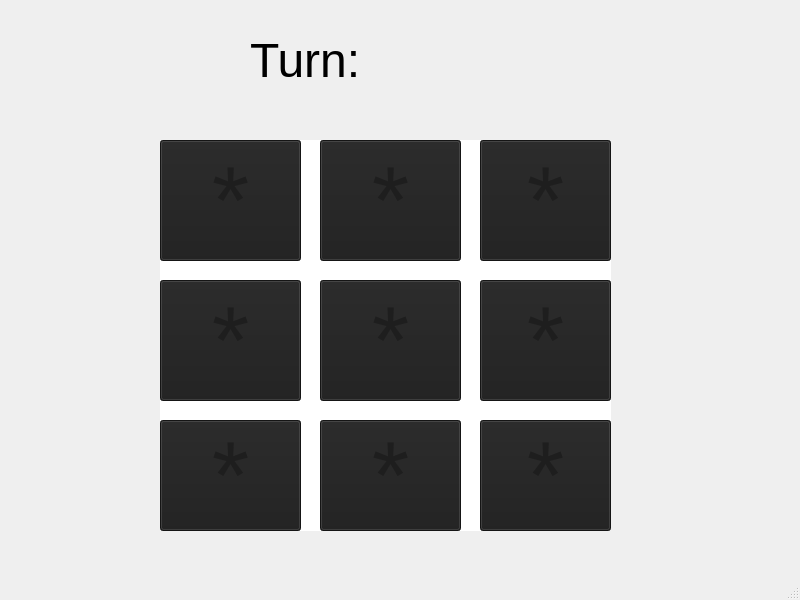
<?xml version="1.0" encoding="UTF-8"?>
<ui version="4.0">
 <class>MainWindow</class>
 <widget class="QMainWindow" name="MainWindow">
  <property name="geometry">
   <rect>
    <x>0</x>
    <y>0</y>
    <width>800</width>
    <height>600</height>
   </rect>
  </property>
  <property name="windowTitle">
   <string>MainWindow</string>
  </property>
  <widget class="QWidget" name="centralwidget">
   <widget class="QFrame" name="horizontalFrame">
    <property name="geometry">
     <rect>
      <x>300</x>
      <y>140</y>
      <width>21</width>
      <height>391</height>
     </rect>
    </property>
    <property name="styleSheet">
     <string notr="true">background-color: rgb(255, 255, 255);</string>
    </property>
    <layout class="QHBoxLayout" name="horizontalLayout"/>
   </widget>
   <widget class="QFrame" name="horizontalFrame_2">
    <property name="geometry">
     <rect>
      <x>460</x>
      <y>140</y>
      <width>21</width>
      <height>391</height>
     </rect>
    </property>
    <property name="styleSheet">
     <string notr="true">background-color: rgb(255, 255, 255);</string>
    </property>
    <layout class="QHBoxLayout" name="horizontalLayout_2"/>
   </widget>
   <widget class="QFrame" name="verticalFrame">
    <property name="geometry">
     <rect>
      <x>160</x>
      <y>260</y>
      <width>451</width>
      <height>21</height>
     </rect>
    </property>
    <property name="styleSheet">
     <string notr="true">background-color: rgb(0, 0, 0);
background-color: rgb(255, 255, 255);</string>
    </property>
    <layout class="QVBoxLayout" name="verticalLayout"/>
   </widget>
   <widget class="QFrame" name="verticalFrame_2">
    <property name="geometry">
     <rect>
      <x>160</x>
      <y>400</y>
      <width>451</width>
      <height>21</height>
     </rect>
    </property>
    <property name="styleSheet">
     <string notr="true">background-color: rgb(255, 255, 255);</string>
    </property>
    <layout class="QVBoxLayout" name="verticalLayout_2"/>
   </widget>
   <widget class="QPushButton" name="first">
    <property name="geometry">
     <rect>
      <x>160</x>
      <y>140</y>
      <width>141</width>
      <height>121</height>
     </rect>
    </property>
    <property name="font">
     <font>
      <pointsize>72</pointsize>
     </font>
    </property>
    <property name="styleSheet">
     <string notr="true">background-color: rgb(30, 30, 30);
color: rgb(30, 30, 30);</string>
    </property>
    <property name="text">
     <string>*</string>
    </property>
   </widget>
   <widget class="QPushButton" name="second">
    <property name="geometry">
     <rect>
      <x>320</x>
      <y>140</y>
      <width>141</width>
      <height>121</height>
     </rect>
    </property>
    <property name="font">
     <font>
      <pointsize>72</pointsize>
     </font>
    </property>
    <property name="styleSheet">
     <string notr="true">background-color: rgb(30, 30, 30);
color: rgb(30, 30, 30);
border-color: rgb(30, 30, 30);</string>
    </property>
    <property name="text">
     <string>*</string>
    </property>
   </widget>
   <widget class="QPushButton" name="third">
    <property name="geometry">
     <rect>
      <x>480</x>
      <y>140</y>
      <width>131</width>
      <height>121</height>
     </rect>
    </property>
    <property name="font">
     <font>
      <pointsize>72</pointsize>
     </font>
    </property>
    <property name="accessibleName">
     <string/>
    </property>
    <property name="accessibleDescription">
     <string/>
    </property>
    <property name="styleSheet">
     <string notr="true">background-color: rgb(30, 30, 30);
border-color: rgb(36, 37, 38);
color: rgb(30, 30, 30);</string>
    </property>
    <property name="text">
     <string>*</string>
    </property>
   </widget>
   <widget class="QPushButton" name="fourth">
    <property name="geometry">
     <rect>
      <x>160</x>
      <y>280</y>
      <width>141</width>
      <height>121</height>
     </rect>
    </property>
    <property name="font">
     <font>
      <pointsize>72</pointsize>
     </font>
    </property>
    <property name="styleSheet">
     <string notr="true">background-color: rgb(30, 30, 30);
border-color: rgb(36, 37, 38);
color: rgb(30, 30, 30);</string>
    </property>
    <property name="text">
     <string>*</string>
    </property>
   </widget>
   <widget class="QPushButton" name="fifth">
    <property name="geometry">
     <rect>
      <x>320</x>
      <y>280</y>
      <width>141</width>
      <height>121</height>
     </rect>
    </property>
    <property name="font">
     <font>
      <pointsize>72</pointsize>
     </font>
    </property>
    <property name="styleSheet">
     <string notr="true">background-color: rgb(30, 30, 30);
border-color: rgb(36, 37, 38);
color: rgb(30, 30, 30);</string>
    </property>
    <property name="text">
     <string>*</string>
    </property>
   </widget>
   <widget class="QPushButton" name="sixth">
    <property name="geometry">
     <rect>
      <x>480</x>
      <y>280</y>
      <width>131</width>
      <height>121</height>
     </rect>
    </property>
    <property name="font">
     <font>
      <pointsize>72</pointsize>
     </font>
    </property>
    <property name="styleSheet">
     <string notr="true">background-color: rgb(30, 30, 30);
border-color: rgb(36, 37, 38);
color: rgb(30, 30, 30);</string>
    </property>
    <property name="text">
     <string>*</string>
    </property>
   </widget>
   <widget class="QPushButton" name="seventh">
    <property name="geometry">
     <rect>
      <x>160</x>
      <y>420</y>
      <width>141</width>
      <height>111</height>
     </rect>
    </property>
    <property name="font">
     <font>
      <pointsize>72</pointsize>
     </font>
    </property>
    <property name="styleSheet">
     <string notr="true">background-color: rgb(30, 30, 30);
border-color: rgb(36, 37, 38);
color: rgb(30, 30, 30);</string>
    </property>
    <property name="text">
     <string>*</string>
    </property>
   </widget>
   <widget class="QPushButton" name="eighth">
    <property name="geometry">
     <rect>
      <x>320</x>
      <y>420</y>
      <width>141</width>
      <height>111</height>
     </rect>
    </property>
    <property name="font">
     <font>
      <pointsize>72</pointsize>
     </font>
    </property>
    <property name="styleSheet">
     <string notr="true">background-color: rgb(30, 30, 30);
border-color: rgb(36, 37, 38);
color: rgb(30, 30, 30);</string>
    </property>
    <property name="text">
     <string>*</string>
    </property>
   </widget>
   <widget class="QPushButton" name="ninth">
    <property name="geometry">
     <rect>
      <x>480</x>
      <y>420</y>
      <width>131</width>
      <height>111</height>
     </rect>
    </property>
    <property name="font">
     <font>
      <pointsize>72</pointsize>
     </font>
    </property>
    <property name="styleSheet">
     <string notr="true">background-color: rgb(30, 30, 30);
border-color: rgb(36, 37, 38);
color: rgb(30, 30, 30);</string>
    </property>
    <property name="text">
     <string>*</string>
    </property>
   </widget>
   <widget class="QLabel" name="label_2">
    <property name="geometry">
     <rect>
      <x>250</x>
      <y>10</y>
      <width>141</width>
      <height>101</height>
     </rect>
    </property>
    <property name="font">
     <font>
      <pointsize>36</pointsize>
     </font>
    </property>
    <property name="text">
     <string>Turn:</string>
    </property>
   </widget>
   <widget class="QLabel" name="Turn">
    <property name="geometry">
     <rect>
      <x>380</x>
      <y>20</y>
      <width>51</width>
      <height>91</height>
     </rect>
    </property>
    <property name="font">
     <font>
      <pointsize>48</pointsize>
     </font>
    </property>
    <property name="text">
     <string/>
    </property>
   </widget>
  </widget>
  <widget class="QMenuBar" name="menubar">
   <property name="geometry">
    <rect>
     <x>0</x>
     <y>0</y>
     <width>800</width>
     <height>25</height>
    </rect>
   </property>
  </widget>
  <widget class="QStatusBar" name="statusbar"/>
 </widget>
 <resources/>
 <connections/>
</ui>
